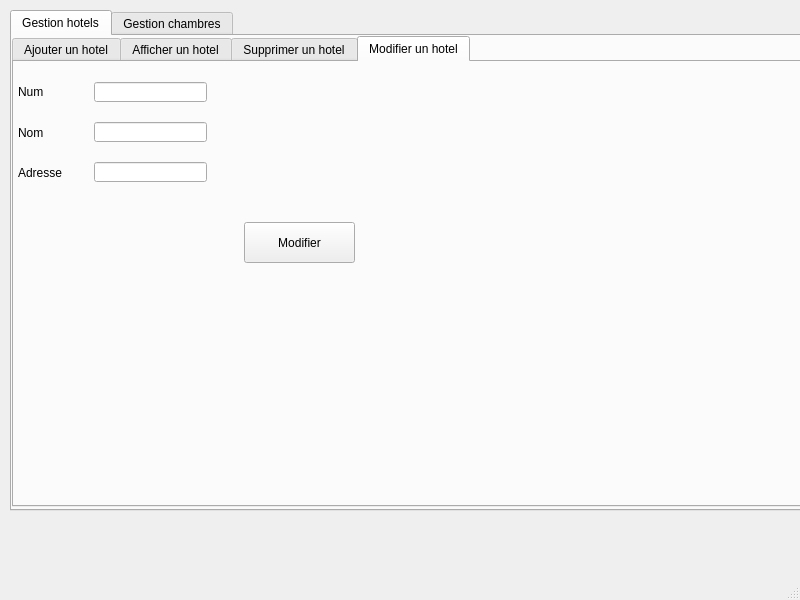
<?xml version="1.0" encoding="UTF-8"?>
<ui version="4.0">
 <class>MainWindow</class>
 <widget class="QMainWindow" name="MainWindow">
  <property name="geometry">
   <rect>
    <x>0</x>
    <y>0</y>
    <width>800</width>
    <height>600</height>
   </rect>
  </property>
  <property name="windowTitle">
   <string>MainWindow</string>
  </property>
  <widget class="QWidget" name="centralwidget">
   <widget class="QTabWidget" name="tabWidget">
    <property name="geometry">
     <rect>
      <x>10</x>
      <y>10</y>
      <width>821</width>
      <height>501</height>
     </rect>
    </property>
    <property name="currentIndex">
     <number>0</number>
    </property>
    <widget class="QWidget" name="tab">
     <attribute name="title">
      <string>Gestion hotels</string>
     </attribute>
     <widget class="QTabWidget" name="tabWidget_2">
      <property name="geometry">
       <rect>
        <x>0</x>
        <y>0</y>
        <width>801</width>
        <height>471</height>
       </rect>
      </property>
      <property name="currentIndex">
       <number>3</number>
      </property>
      <widget class="QWidget" name="tab_3">
       <attribute name="title">
        <string>Ajouter un hotel</string>
       </attribute>
       <widget class="QLabel" name="label">
        <property name="geometry">
         <rect>
          <x>14</x>
          <y>19</y>
          <width>41</width>
          <height>21</height>
         </rect>
        </property>
        <property name="text">
         <string>Num</string>
        </property>
       </widget>
       <widget class="QLabel" name="label_2">
        <property name="geometry">
         <rect>
          <x>14</x>
          <y>60</y>
          <width>41</width>
          <height>20</height>
         </rect>
        </property>
        <property name="text">
         <string>Nom</string>
        </property>
       </widget>
       <widget class="QLabel" name="label_3">
        <property name="geometry">
         <rect>
          <x>10</x>
          <y>110</y>
          <width>61</width>
          <height>21</height>
         </rect>
        </property>
        <property name="text">
         <string>Adresse</string>
        </property>
       </widget>
       <widget class="QLineEdit" name="lineEdit_num">
        <property name="geometry">
         <rect>
          <x>70</x>
          <y>20</y>
          <width>113</width>
          <height>20</height>
         </rect>
        </property>
       </widget>
       <widget class="QLineEdit" name="lineEdit_nom">
        <property name="geometry">
         <rect>
          <x>70</x>
          <y>60</y>
          <width>113</width>
          <height>20</height>
         </rect>
        </property>
       </widget>
       <widget class="QLineEdit" name="lineEdit_adresse">
        <property name="geometry">
         <rect>
          <x>70</x>
          <y>110</y>
          <width>113</width>
          <height>20</height>
         </rect>
        </property>
       </widget>
       <widget class="QPushButton" name="ajouter_hotel">
        <property name="geometry">
         <rect>
          <x>259</x>
          <y>175</y>
          <width>101</width>
          <height>41</height>
         </rect>
        </property>
        <property name="text">
         <string>Ajouter</string>
        </property>
       </widget>
      </widget>
      <widget class="QWidget" name="tab_4">
       <attribute name="title">
        <string>Afficher un hotel</string>
       </attribute>
       <widget class="QLineEdit" name="lineEdit_4">
        <property name="geometry">
         <rect>
          <x>620</x>
          <y>10</y>
          <width>141</width>
          <height>21</height>
         </rect>
        </property>
       </widget>
       <widget class="QPushButton" name="pushButton_3">
        <property name="geometry">
         <rect>
          <x>640</x>
          <y>50</y>
          <width>101</width>
          <height>31</height>
         </rect>
        </property>
        <property name="text">
         <string>Rechercher</string>
        </property>
       </widget>
       <widget class="QTableView" name="tabhotel">
        <property name="geometry">
         <rect>
          <x>30</x>
          <y>70</y>
          <width>511</width>
          <height>221</height>
         </rect>
        </property>
       </widget>
      </widget>
      <widget class="QWidget" name="tab_6">
       <attribute name="title">
        <string>Supprimer un hotel</string>
       </attribute>
       <widget class="QLabel" name="label_4">
        <property name="geometry">
         <rect>
          <x>20</x>
          <y>20</y>
          <width>35</width>
          <height>21</height>
         </rect>
        </property>
        <property name="text">
         <string>Num</string>
        </property>
       </widget>
       <widget class="QLineEdit" name="lineEdit_nums">
        <property name="geometry">
         <rect>
          <x>70</x>
          <y>20</y>
          <width>113</width>
          <height>20</height>
         </rect>
        </property>
       </widget>
       <widget class="QPushButton" name="supprimer">
        <property name="geometry">
         <rect>
          <x>230</x>
          <y>140</y>
          <width>121</width>
          <height>31</height>
         </rect>
        </property>
        <property name="text">
         <string>Supprimer</string>
        </property>
       </widget>
      </widget>
      <widget class="QWidget" name="tab_5">
       <attribute name="title">
        <string>Modifier un hotel</string>
       </attribute>
       <widget class="QLabel" name="label_7">
        <property name="geometry">
         <rect>
          <x>4</x>
          <y>100</y>
          <width>71</width>
          <height>21</height>
         </rect>
        </property>
        <property name="text">
         <string>Adresse</string>
        </property>
       </widget>
       <widget class="QLabel" name="label_8">
        <property name="geometry">
         <rect>
          <x>4</x>
          <y>60</y>
          <width>41</width>
          <height>21</height>
         </rect>
        </property>
        <property name="text">
         <string>Nom</string>
        </property>
       </widget>
       <widget class="QLabel" name="label_9">
        <property name="geometry">
         <rect>
          <x>4</x>
          <y>20</y>
          <width>41</width>
          <height>20</height>
         </rect>
        </property>
        <property name="text">
         <string>Num</string>
        </property>
       </widget>
       <widget class="QLineEdit" name="lineEdit_numm">
        <property name="geometry">
         <rect>
          <x>80</x>
          <y>20</y>
          <width>113</width>
          <height>20</height>
         </rect>
        </property>
       </widget>
       <widget class="QLineEdit" name="lineEdit_nomm">
        <property name="geometry">
         <rect>
          <x>80</x>
          <y>60</y>
          <width>113</width>
          <height>20</height>
         </rect>
        </property>
       </widget>
       <widget class="QLineEdit" name="lineEdit_adressem">
        <property name="geometry">
         <rect>
          <x>80</x>
          <y>100</y>
          <width>113</width>
          <height>20</height>
         </rect>
        </property>
       </widget>
       <widget class="QPushButton" name="pushButton">
        <property name="geometry">
         <rect>
          <x>230</x>
          <y>160</y>
          <width>111</width>
          <height>41</height>
         </rect>
        </property>
        <property name="text">
         <string>Modifier</string>
        </property>
       </widget>
      </widget>
     </widget>
    </widget>
    <widget class="QWidget" name="tab_2">
     <attribute name="title">
      <string>Gestion chambres</string>
     </attribute>
     <widget class="QTabWidget" name="tabWidget_3">
      <property name="geometry">
       <rect>
        <x>0</x>
        <y>0</y>
        <width>791</width>
        <height>471</height>
       </rect>
      </property>
      <property name="currentIndex">
       <number>3</number>
      </property>
      <widget class="QWidget" name="tab_7">
       <attribute name="title">
        <string>Ajouter une chambre</string>
       </attribute>
       <widget class="QLabel" name="label_10">
        <property name="geometry">
         <rect>
          <x>14</x>
          <y>20</y>
          <width>51</width>
          <height>31</height>
         </rect>
        </property>
        <property name="text">
         <string>Num</string>
        </property>
       </widget>
       <widget class="QLineEdit" name="lineEdit_numc">
        <property name="geometry">
         <rect>
          <x>80</x>
          <y>30</y>
          <width>113</width>
          <height>20</height>
         </rect>
        </property>
       </widget>
       <widget class="QLabel" name="label_11">
        <property name="geometry">
         <rect>
          <x>14</x>
          <y>80</y>
          <width>51</width>
          <height>21</height>
         </rect>
        </property>
        <property name="text">
         <string>Etage</string>
        </property>
       </widget>
       <widget class="QLabel" name="label_12">
        <property name="geometry">
         <rect>
          <x>14</x>
          <y>129</y>
          <width>51</width>
          <height>21</height>
         </rect>
        </property>
        <property name="text">
         <string>Type</string>
        </property>
       </widget>
       <widget class="QLabel" name="label_13">
        <property name="geometry">
         <rect>
          <x>14</x>
          <y>180</y>
          <width>51</width>
          <height>21</height>
         </rect>
        </property>
        <property name="text">
         <string>Etat</string>
        </property>
       </widget>
       <widget class="QLineEdit" name="lineEdit_typec">
        <property name="geometry">
         <rect>
          <x>80</x>
          <y>130</y>
          <width>113</width>
          <height>20</height>
         </rect>
        </property>
       </widget>
       <widget class="QLineEdit" name="lineEdit_etagec">
        <property name="geometry">
         <rect>
          <x>80</x>
          <y>80</y>
          <width>113</width>
          <height>20</height>
         </rect>
        </property>
       </widget>
       <widget class="QLineEdit" name="lineEdit_etatc">
        <property name="geometry">
         <rect>
          <x>80</x>
          <y>180</y>
          <width>113</width>
          <height>20</height>
         </rect>
        </property>
       </widget>
       <widget class="QPushButton" name="ajouter_chambre">
        <property name="geometry">
         <rect>
          <x>270</x>
          <y>210</y>
          <width>101</width>
          <height>41</height>
         </rect>
        </property>
        <property name="text">
         <string>Ajouter</string>
        </property>
       </widget>
      </widget>
      <widget class="QWidget" name="tab_8">
       <attribute name="title">
        <string>Afficher chambres</string>
       </attribute>
       <widget class="QPushButton" name="pushButton_4">
        <property name="geometry">
         <rect>
          <x>650</x>
          <y>50</y>
          <width>101</width>
          <height>31</height>
         </rect>
        </property>
        <property name="text">
         <string>Rechercher</string>
        </property>
       </widget>
       <widget class="QLineEdit" name="lineEdit_3">
        <property name="geometry">
         <rect>
          <x>630</x>
          <y>10</y>
          <width>141</width>
          <height>21</height>
         </rect>
        </property>
       </widget>
       <widget class="QTableView" name="tabchambres">
        <property name="geometry">
         <rect>
          <x>30</x>
          <y>70</y>
          <width>591</width>
          <height>181</height>
         </rect>
        </property>
       </widget>
      </widget>
      <widget class="QWidget" name="tab_9">
       <attribute name="title">
        <string>Supprimer une chambre</string>
       </attribute>
       <widget class="QLabel" name="label_14">
        <property name="geometry">
         <rect>
          <x>20</x>
          <y>10</y>
          <width>35</width>
          <height>41</height>
         </rect>
        </property>
        <property name="text">
         <string>Num</string>
        </property>
       </widget>
       <widget class="QLineEdit" name="lineEdit_14">
        <property name="geometry">
         <rect>
          <x>70</x>
          <y>20</y>
          <width>113</width>
          <height>20</height>
         </rect>
        </property>
       </widget>
       <widget class="QPushButton" name="pushButton_9">
        <property name="geometry">
         <rect>
          <x>280</x>
          <y>210</y>
          <width>111</width>
          <height>41</height>
         </rect>
        </property>
        <property name="text">
         <string>Supprimer</string>
        </property>
       </widget>
      </widget>
      <widget class="QWidget" name="tab_10">
       <attribute name="title">
        <string>Modifier une chambre</string>
       </attribute>
       <widget class="QLabel" name="label_18">
        <property name="geometry">
         <rect>
          <x>20</x>
          <y>10</y>
          <width>35</width>
          <height>41</height>
         </rect>
        </property>
        <property name="text">
         <string>Num</string>
        </property>
       </widget>
       <widget class="QLineEdit" name="lineEdit_18">
        <property name="geometry">
         <rect>
          <x>60</x>
          <y>20</y>
          <width>113</width>
          <height>20</height>
         </rect>
        </property>
       </widget>
       <widget class="QLabel" name="label_19">
        <property name="geometry">
         <rect>
          <x>14</x>
          <y>80</y>
          <width>41</width>
          <height>21</height>
         </rect>
        </property>
        <property name="text">
         <string>Etage</string>
        </property>
       </widget>
       <widget class="QLineEdit" name="lineEdit_19">
        <property name="geometry">
         <rect>
          <x>60</x>
          <y>80</y>
          <width>113</width>
          <height>20</height>
         </rect>
        </property>
       </widget>
       <widget class="QLabel" name="label_20">
        <property name="geometry">
         <rect>
          <x>14</x>
          <y>140</y>
          <width>41</width>
          <height>21</height>
         </rect>
        </property>
        <property name="text">
         <string>Type</string>
        </property>
       </widget>
       <widget class="QLineEdit" name="lineEdit_20">
        <property name="geometry">
         <rect>
          <x>60</x>
          <y>140</y>
          <width>113</width>
          <height>20</height>
         </rect>
        </property>
       </widget>
       <widget class="QLabel" name="label_21">
        <property name="geometry">
         <rect>
          <x>14</x>
          <y>200</y>
          <width>41</width>
          <height>21</height>
         </rect>
        </property>
        <property name="text">
         <string>Etat</string>
        </property>
       </widget>
       <widget class="QLineEdit" name="lineEdit_21">
        <property name="geometry">
         <rect>
          <x>60</x>
          <y>200</y>
          <width>113</width>
          <height>20</height>
         </rect>
        </property>
       </widget>
       <widget class="QPushButton" name="pushButton_6">
        <property name="geometry">
         <rect>
          <x>260</x>
          <y>230</y>
          <width>101</width>
          <height>41</height>
         </rect>
        </property>
        <property name="text">
         <string>Modifier</string>
        </property>
       </widget>
      </widget>
     </widget>
    </widget>
   </widget>
  </widget>
  <widget class="QMenuBar" name="menubar">
   <property name="geometry">
    <rect>
     <x>0</x>
     <y>0</y>
     <width>800</width>
     <height>17</height>
    </rect>
   </property>
  </widget>
  <widget class="QStatusBar" name="statusbar"/>
 </widget>
 <resources/>
 <connections/>
</ui>
